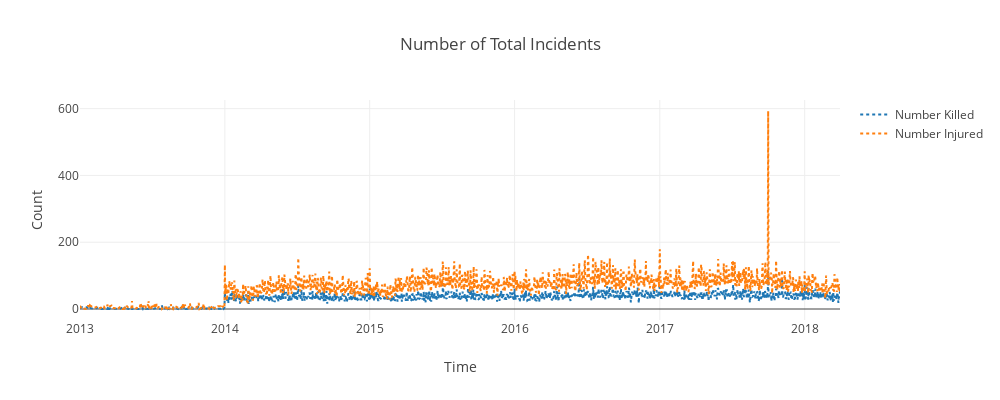
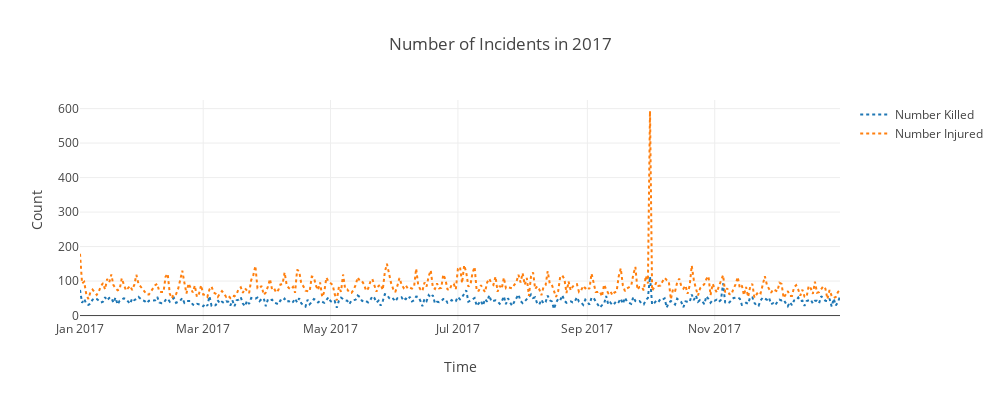

Notebook code cell kept with these figures, in order:
### Markdown cell above
Incidents per Year:
1. There seems to be an upward rising trend in gun violence incidents from 2014 to 2017. From 51,000 in 2014 to 61,000 in 2017
2. Since the data concludes on March 2018 (only 3 months into the year of 2018), there isn't enough data to determine the number of incidents in 2018. However, with only 3 months worth of data, it is astounding that 12,000 incidents have already been reported. 

Average Number of Incidents per Month Over the Years:
1. It seems like the most amount of incidents occur the summer season, with July and August having the highest count of incidents. Both months have approximately 4000 gun violence incidents.

Average Number of Incidents per Day over Years:
1. Again by observing the plot from above, the weekend is when most incidents occur. On Sunday, the frequency (in counts) of incidents over the years is 6000.

### Code cell
n_killed = gun_violence_filtered.\
                groupby('date').\
                sum()['n_killed'].values

n_injured = gun_violence_filtered.\
                groupby('date').\
                sum()['n_injured'].values

dates = gun_violence_filtered.\
                groupby('date').\
                count().\
                index

trace1 = go.Scatter(
    x = dates,
    y = n_killed,
    name = 'Number Killed',
    line = dict(
        dash = 'dot'
    )
)

trace2 = go.Scatter(
    x = dates,
    y = n_injured,
    name = 'Number Injured',
    line = dict(
        dash = 'dot'
    )
)

data = [trace1, trace2]

layout = dict(height=400,
              width=1000,
              title = 'Number of Total Incidents',
              xaxis = dict(title = 'Time'),
              yaxis = dict(title = 'Count'),
              )

fig = dict(data = data, layout=layout)
iplot(fig)

n_killed_2017 = gun_violence_filtered[gun_violence_filtered.loc[:,'year'] == 2017].\
                    groupby('date').\
                    sum()['n_killed'].values

n_injured_2017 = gun_violence_filtered[gun_violence_filtered.loc[:,'year'] == 2017].\
                    groupby('date').\
                    sum()['n_injured'].values

dates_2017 = gun_violence_filtered[gun_violence_filtered.loc[:,'year'] == 2017].\
                    groupby('date').\
                    count().\
                    index



trace1 = go.Scatter(
    x = dates_2017,
    y = n_killed_2017,
    name = 'Number Killed',
    line = dict(
        dash = 'dot'
    )
)

trace2 = go.Scatter(
    x = dates_2017,
    y = n_injured_2017,
    name = 'Number Injured',
    line = dict(
        dash = 'dot'
    )
)

data = [trace1, trace2]

layout = dict(height=400,
              width=1000,
              title = 'Number of Incidents in 2017',
              xaxis = dict(title = 'Time'),
              yaxis = dict(title = 'Count'),
              )

fig = dict(data = data, layout=layout)
iplot(fig)

### Figure 1 — Plotly figure (JSON) as saved in the notebook; plotly's stock layout.template omitted (floating-point values rounded to 4 significant figures; data arrays with more than 128 entries replaced by an {"elided": "..."} marker saying what was removed)
{"data": [{"line": {"dash": "dot"}, "name": "Number Killed", "type": "scatter", "uid": "1daf8d76-d402-11e8-861f-685b359f0d08", "x": {"elided": "1725 str values"}, "y": {"elided": "1725 int values"}}, {"line": {"dash": "dot"}, "name": "Number Injured", "type": "scatter", "uid": "1daf8ff6-d402-11e8-95c9-685b359f0d08", "x": {"elided": "1725 str values"}, "y": {"elided": "1725 int values"}}], "layout": {"height": 400, "title": "Number of Total Incidents", "width": 1000, "xaxis": {"title": "Time"}, "yaxis": {"title": "Count"}}}

### Figure 2 — Plotly figure (JSON) as saved in the notebook; plotly's stock layout.template omitted (floating-point values rounded to 4 significant figures; data arrays with more than 128 entries replaced by an {"elided": "..."} marker saying what was removed)
{"data": [{"line": {"dash": "dot"}, "name": "Number Killed", "type": "scatter", "uid": "1e261ad8-d402-11e8-981c-685b359f0d08", "x": {"elided": "364 str values"}, "y": {"elided": "364 int values"}}, {"line": {"dash": "dot"}, "name": "Number Injured", "type": "scatter", "uid": "1e261cfa-d402-11e8-94f6-685b359f0d08", "x": {"elided": "364 str values"}, "y": {"elided": "364 int values"}}], "layout": {"height": 400, "title": "Number of Incidents in 2017", "width": 1000, "xaxis": {"title": "Time"}, "yaxis": {"title": "Count"}}}
